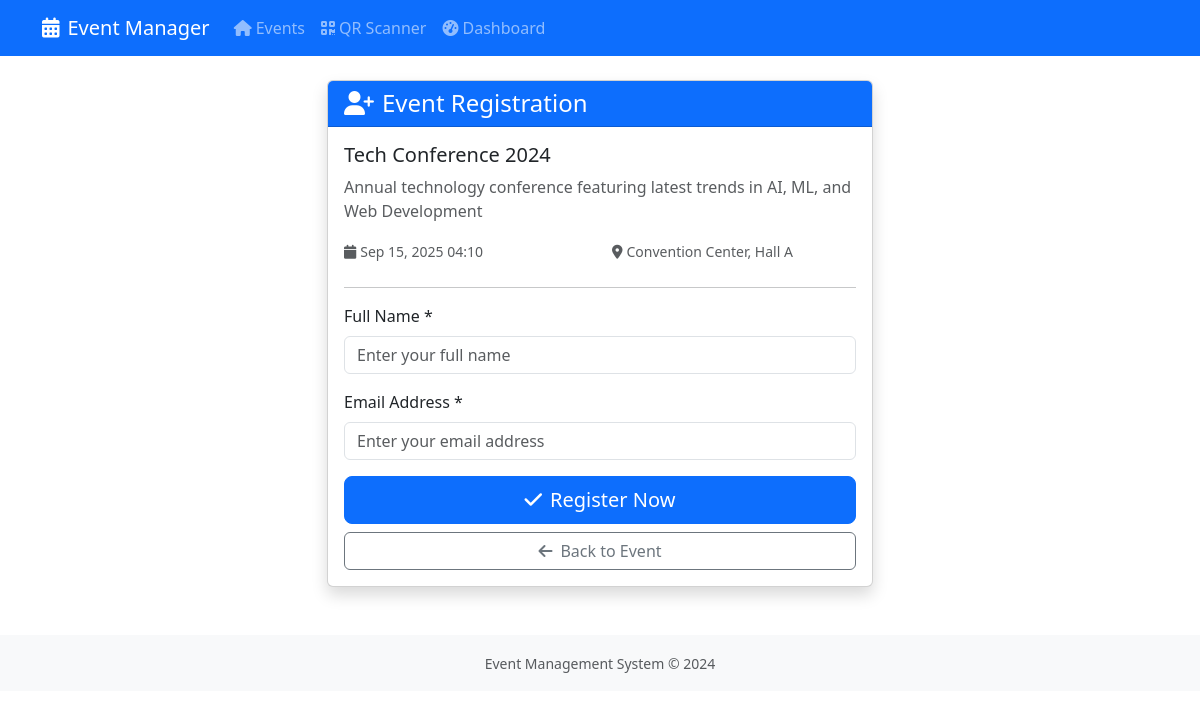
/event/1/register/, run on the app's committed database.
### events/models.py (models this page shows, shortened)
class Event(models.Model):
    name = models.CharField(max_length=200)
    description = models.TextField(blank=True)
    date = models.DateTimeField()
    location = models.CharField(max_length=200)
    created_at = models.DateTimeField(auto_now_add=True)
    is_active = models.BooleanField(default=True)

### events/views.py (the view)
# urls.py: path('event/<int:event_id>/register/', views.register, name='register'),
def register(request, event_id):
    event = get_object_or_404(Event, id=event_id)
    if request.method == 'POST':
        form = RegistrationForm(request.POST)
        if form.is_valid():
            registration = form.save(commit=False)
            registration.event = event
            if Registration.objects.filter(event=event, email=registration.email).exists():
                messages.error(request, 'This email is already registered for this event.')
                return render(request, 'events/register.html', {'form': form, 'event': event})
            registration.save()
            messages.success(request, f'Successfully registered! Your registration ID is: {registration.registration_id}')
            return redirect('registration_success', registration_id=registration.registration_id)
    else:
        form = RegistrationForm()
    return render(request, 'events/register.html', {'form': form, 'event': event})

### events/forms.py (shortened to what this page needs)
class RegistrationForm(forms.ModelForm):
    class Meta:
        model = Registration
        fields = ['name', 'email']
        widgets = {
            'name': forms.TextInput(attrs={
                'class': 'form-control',
                'placeholder': 'Enter your full name',
                'required': True
            }),
            'email': forms.EmailInput(attrs={
                'class': 'form-control',
                'placeholder': 'Enter your email address',
                'required': True
            }),
        }

### templates/events/register.html (shortened to what this page needs)
{% extends 'base.html' %}
{% block content %}
<div class="row justify-content-center">
    <div class="col-md-8 col-lg-6">
        <div class="card shadow">
            <div class="card-header bg-primary text-white">
                <h4 class="mb-0"><i class="fas fa-user-plus me-2"></i>Event Registration</h4>
            </div>
            <div class="card-body">
                <div class="mb-4">
                    <h5>{{ event.name }}</h5>
                    <p class="text-muted">{{ event.description }}</p>
                    <div class="row">
                        <div class="col-sm-6">
                            <small class="text-muted">
                                <i class="fas fa-calendar me-1"></i>{{ event.date|date:"M d, Y H:i" }}
                            </small>
                        </div>
                        <div class="col-sm-6">
                            <small class="text-muted">
                                <i class="fas fa-map-marker-alt me-1"></i>{{ event.location }}
                            </small>
                        </div>
                    </div>
                </div>
                <hr>
                <form method="post">
                    <div class="mb-3">
                        <label for="{{ form.name.id_for_label }}" class="form-label">Full Name *</label>
                        {{ form.name }}
                    </div>
                    <div class="mb-3">
                        <label for="{{ form.email.id_for_label }}" class="form-label">Email Address *</label>
                        {{ form.email }}
                    </div>
                    <div class="d-grid gap-2">
                        <button type="submit" class="btn btn-primary btn-lg">
                            <i class="fas fa-check me-2"></i>Register Now
                        </button>
                        <a href="{% url 'event_detail' event.id %}" class="btn btn-outline-secondary">
                            <i class="fas fa-arrow-left me-2"></i>Back to Event
                        </a>
                    </div>
                </form>
            </div>
        </div>
    </div>
</div>
{% endblock %}

### data on the page
Event: name "Tech Conference 2024", description "Annual technology conference featuring latest trends in AI, ML, and Web Development", date "Sep 15, 2025 04:10", location "Convention Center, Hall A"
